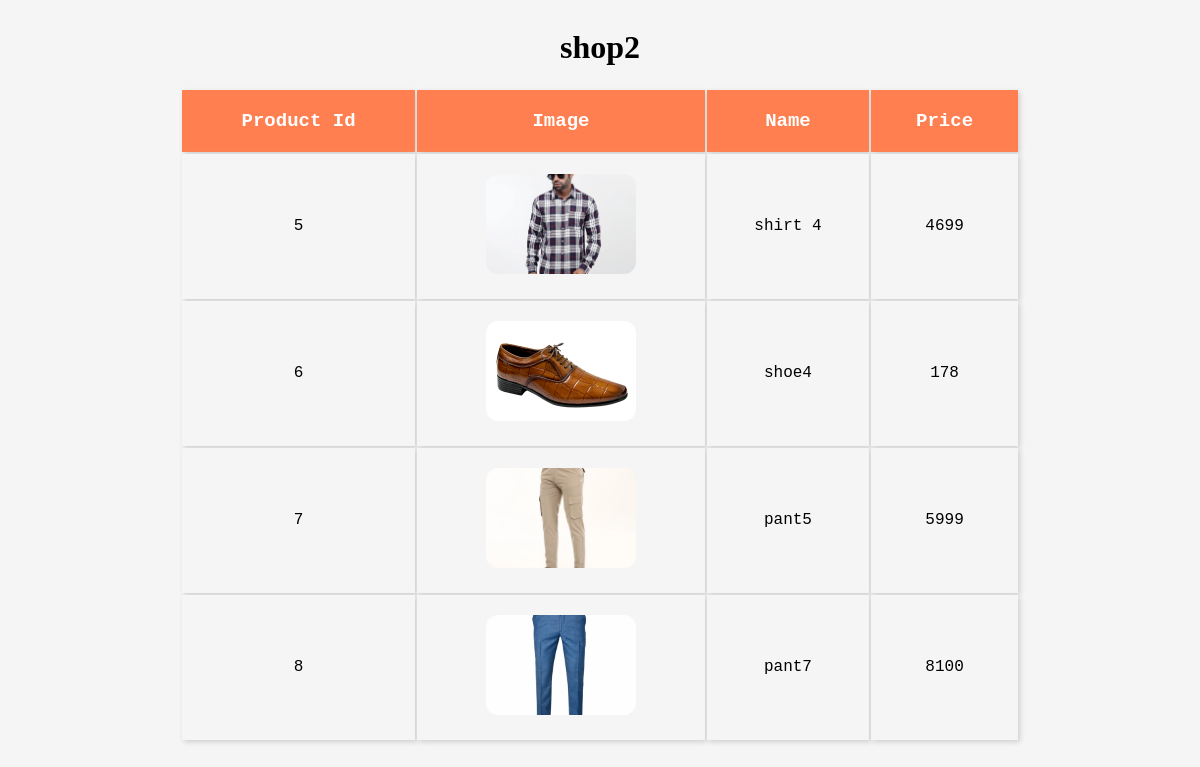
The app's page /aadmin/allProduct/2/ with its own data.
### Search/models.py (models this page shows, shortened)
class Owner(models.Model):
    shopId=models.IntegerField(default=0,blank=True,null=True)
    name=models.CharField(max_length=40,blank=True,null=True)
    email=models.EmailField(max_length=40,blank=True,null=True)
    shopName=models.CharField(max_length=50,blank=True,null=True)
    password=models.CharField(max_length=40,blank=True,null=True)
    username=models.CharField(max_length=40,blank=True,null=True)
    image=models.ImageField(upload_to='image/' ,blank=True,null=True)
    desc=models.CharField(max_length=100,blank=True,null=True,default=None)

### Admin/models.py (models this page shows, shortened)
class Product(models.Model):
    productId=models.IntegerField(default=0,blank=True,null=True)
    name=models.CharField(max_length=40,blank=True,null=True)
    image=models.ImageField(upload_to='image/' ,blank=True,null=True)
    desc=models.CharField(max_length=100,blank=True,null=True,default=None)
    price=models.IntegerField(default=0,blank=True,null=True)
    shop=models.ForeignKey(Owner,on_delete=models.CASCADE,null=True)
    category=models.ForeignKey(Category,on_delete=models.CASCADE,null=True,blank=True)
    offerPrice=models.IntegerField(default=0,null=True)
    offer=models.IntegerField(default=0,null=True)

### Admin/views.py (the view)
# urls.py: path('allProduct/<int:id>/',views.allProduct,name='allProduct'),
def allProduct(request,id):
    shop=Owner.objects.get(shopId=int(id))
    products=Product.objects.filter(shop=shop)
    context={
        'shop':shop,
        'products':products
    }
    return render(request,'allProduct.html',context)

### templates/allProduct.html (shortened to what this page needs)
<!DOCTYPE html>
<html lang="en">
  <head>
  </head>
  <body>
    <h1>{{shop.shopName}}</h1>
    <table>
      <thead>
        <tr class="jj">
          <th>Product Id</th>
          <th>Image</th>
          <th>Name</th>
          <th>Price</th>
        </tr>
        {%for product in products%}
        <tr>
          <th>{{product.productId}}</th>
          <th><img src="{{product.image.url}}" alt="" /></th>
          <th>{{product.name}}</th>
          <th>{{product.offerPrice}}</th>
        </tr>
        {%endfor%}
      </thead>
    </table>
  </body>
</html>

### templates/allProduct.html (style rules this page uses)
body { display: flex; justify-content: center; align-items: center; flex-direction: column; background: whitesmoke; background-repeat: no-repeat; background-attachment: fixed; }
table { width: 70vw; }
tr { padding: 20px; margin-bottom: 20px; background-color: white; text-align: center; width: 100%; border-collapse: collapse; }
.jj th { background: coral; font-weight: 600; color: white; font-size: 19px; border-collapse: collapse; }
table img { width: 150px; height: 100px; object-fit: cover; border-radius: 12px; }
th { padding: 20px; margin-bottom: 10px; background: whitesmoke; box-shadow: 2px 2px 5px rgb(205, 207, 205); text-align: center; font-weight: 200; font-family: "Courier New", Courier, monospace; }

### records on screen
Owner: shopName "shop2"
Product: productId "5", image (picture), name "shirt 4", offerPrice "4699"
Product: productId "6", image (picture), name "shoe4", offerPrice "178"
Product: productId "7", image (picture), name "pant5", offerPrice "5999"
Product: productId "8", image (picture), name "pant7", offerPrice "8100"
